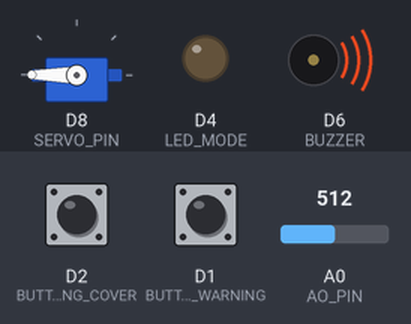
This sketch was run on a simulated ESP8266 (Wemos D1 mini). Parts: servo, output pins drawn as LEDs (lit = HIGH), buzzer (waves = sounding, pin HIGH). Inputs (shaded band) come from the test bench; at power-on: D1 (BUTTON_WARNING) HIGH, A0 (AO_PIN) = 512, D2 (BUTTON_CONTROL_CEILING_COVER) HIGH. WiFi joins after 1.5 s; servers stay silent unless stated; pins used as bus, display or sensor lines are not drawn; what the sketch prints to the serial monitor is not drawn.

Above: at 3.1 s.
3.2 s: D1 (BUTTON_WARNING) pulled LOW for 0.15 s
At 4.5 s:
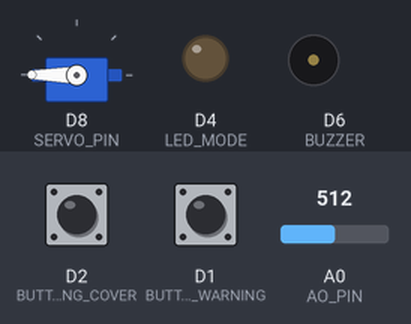
5.4 s: A0 (AO_PIN) set to 900
9.6 s: D1 (BUTTON_WARNING) pulled LOW for 1 s
At 10.7 s:
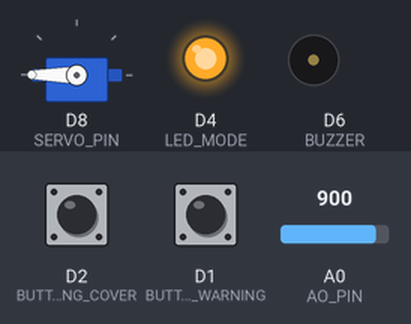
12.8 s: A0 (AO_PIN) set to 765
14.3 s: A0 (AO_PIN) set to 738
At 15.4 s:
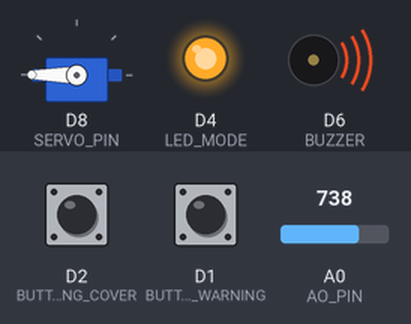
16.4 s: D2 (BUTTON_CONTROL_CEILING_COVER) pulled LOW for 0.15 s
At 16.8 s:
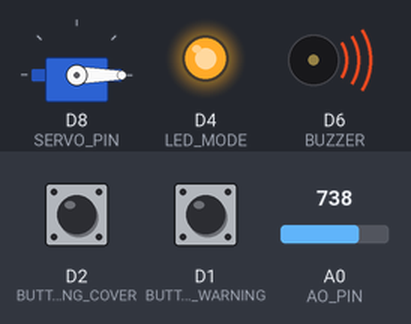
Timing chart, 0 to 19.4 s (numbered marks = the images above; inputs shaded):
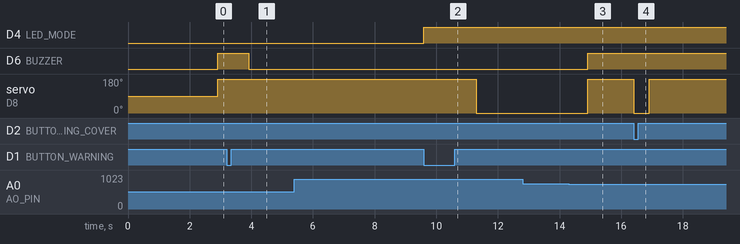

Measured:
- the behaviour switches between 750 and 749 on A0 (AO_PIN) (found by bisection; images 2 and 3)
- after the input at 3.2 s, D6 (BUZZER): HIGH → LOW after 0.71 s
- after the input at 5.4 s, every drawn part: stays the same
- after the input at 9.6 s, D4 (LED_MODE): LOW → HIGH at once
- after the input at 12.8 s, every drawn part: stays the same
- after the input at 14.3 s, D6 (BUZZER): LOW → HIGH after 0.61 s; servo on D8 (SERVO_PIN): 0° → 180° after 0.62 s
- after the input at 16.4 s, servo on D8 (SERVO_PIN): 180° → 0° at once, → 180° 0.51 s later

The sketch:

rainDetection.ino
```cpp
#define BLYNK_TEMPLATE_ID "TMPL6CL2hWjcK"
#define BLYNK_TEMPLATE_NAME "Rain Detection"

#define BLYNK_FIRMWARE_VERSION "1.3.2"
#define BLYNK_PRINT Serial
#define APP_DEBUG
#define USE_NODE_MCU_BOARD

#include "BlynkEdgent.h"
#include <Servo.h>
Servo myServo;
BlynkTimer timer;
int timerID1, timerID2;

int rainValue, pos;
int mucCanhBao = 750;
boolean buttonRunModeState = HIGH;
boolean buttonControlCeilingControlState = HIGH;
boolean runMode = 1;             // 1/0: bật/tắt chế độ cảnh báo
boolean isAlert = 0;             // 1/0: hoạt động, ko hoạt động
boolean isOpenCeilingCover = 1;  // 1/0: trạng thái mở/đóng màn che
WidgetLED led(V0);

#define BUTTON_WARNING D1                // button tắt bật chế độ cảnh bảo
#define BUTTON_CONTROL_CEILING_COVER D2  // điều khiển màn che thủ công
#define LED_MODE D4                      // Đèn báo hiệu khi chế độ cảnh báo được bật
#define BUZZER D6                        // Loa cảnh báo
#define POWER_PIN_RAIN_SENSOR D7         // Chân cấp nguồn cho cảm biến mưa
#define AO_PIN A0                        // Chân đọc giá trị từ cảm biến mưa 0->1024
#define SERVO_PIN D8                     // Chân điều khiển servo

#define RAINVALUE V1
#define MUCCANHBAO V2
#define RUNMODE V3
#define SERVO V4

char messageBuffer[100];  // Buffer for formatted message

void setup() {
  Serial.begin(115200);
  delay(100);

  pinMode(BUTTON_WARNING, INPUT_PULLUP);
  pinMode(BUTTON_CONTROL_CEILING_COVER, INPUT_PULLUP);
  pinMode(LED_MODE, OUTPUT);
  pinMode(BUZZER, OUTPUT);
  pinMode(POWER_PIN_RAIN_SENSOR, OUTPUT);
  digitalWrite(BUZZER, LOW);  // Tắt buzzer
  digitalWrite(LED_MODE, LOW);

  myServo.attach(SERVO_PIN);

  BlynkEdgent.begin();  // bắt đầu quá trình kết nối và cấu hình Blynk Edgent, cho phép thiết bị kết nối và làm việc với Blynk IoT Platform.
  timerID1 = timer.setInterval(1000L, handleTimerID1);
  // Sau mỗi 1s thì hàm handleTimerID1 sẽ được gọi
}

void loop() {
  BlynkEdgent.run();  // để xử lý các sự kiện liên quan đến kết nối và giao tiếp với Blynk IoT Platform,
  timer.run();        // để quản lý và thực hiện các hành động được đặt lịch trình bằng Blynk Timer.

  if (digitalRead(BUTTON_WARNING) == LOW) {
    if (buttonRunModeState == HIGH) {
      buttonRunModeState = LOW;
      runMode = !runMode;
      digitalWrite(LED_MODE, runMode);

      if (runMode) {
        Serial.println("Chế độ cảnh báo đang bật.");
      } else {
        Serial.println("Chế độ cảnh báo đang tắt.");
      }
      Blynk.virtualWrite(RUNMODE, runMode);
    }
  } else {
    buttonRunModeState = HIGH;
  }

  if (digitalRead(BUTTON_CONTROL_CEILING_COVER) == LOW) {
    if (buttonControlCeilingControlState == HIGH) {
      buttonControlCeilingControlState = LOW;
      controlCeilingCover();
      Blynk.virtualWrite(SERVO, isOpenCeilingCover);
    }
  } else {
    buttonControlCeilingControlState = HIGH;
  }
}

void handleTimerID1() {
  digitalWrite(POWER_PIN_RAIN_SENSOR, HIGH);  // cấp nguồn cho rain cảm biến mưa
  delay(10);
  rainValue = analogRead(AO_PIN);
  Serial.print("Rain value: ");
  Serial.println(rainValue);
  digitalWrite(POWER_PIN_RAIN_SENSOR, LOW);
  Blynk.virtualWrite(RAINVALUE, rainValue);

  if (led.getValue()) {
    led.off();
  } else {
    led.on();
  }

  if (runMode == 1) {
    onAlert();
  } else {
    offAlert();
  }
}

void onAlert() {
  if (rainValue < mucCanhBao) {
    if (isAlert == 0) {
      isAlert = 1;
      sprintf(messageBuffer, "Cảnh báo! Lượng mưa = %d vượt quá mức cho phép!", rainValue);
      Blynk.logEvent("canhbao", messageBuffer);
      digitalWrite(BUZZER, HIGH);
      Serial.println("Đã bật cảnh báo!");

      // Thiết lập một timer với ID là timerID2 để kiểm tra lại lượng mưa sau một khoảng thời gian 10 giây (10,000 ms) và gọi hàm handleTimerID2() để xử lý.
      timerID2 = timer.setInterval(10000L, handleTimerID2);
    }

    if (isOpenCeilingCover == 1) {
      for (int pos = 0; pos <= 180; pos += 5) {
        myServo.write(pos);
        delay(0);
      }
      isOpenCeilingCover = 0;
    }

    Blynk.virtualWrite(SERVO, isOpenCeilingCover);
  }
}

void offAlert() {
  digitalWrite(BUZZER, LOW);
  Serial.println("Chế độ cảnh báo đang tắt!");
  digitalWrite(LED_MODE, LOW);
  isAlert = 0;
}
void handleTimerID2() {
  if (rainValue > mucCanhBao) {  // ko mưa
    if (isAlert) {               // nếu cảnh báo đang hoạt động thì tắt cảnh báo
      isAlert = 0;
      digitalWrite(BUZZER, LOW);
      Serial.println("Đã tắt loa cảnh báo!");
    }

    if (!isOpenCeilingCover) {  // nếu màn che đang đóng thì mở màn che ra
      isOpenCeilingCover = 1;
      for (pos = 180; pos >= 0; pos -= 5) {
        myServo.write(pos);
        delay(0);
      }
    }
    Blynk.virtualWrite(SERVO, isOpenCeilingCover);
  }
}

// Được sử dụng để đồng bộ hóa trạng thái của các nút ảo trên ứng dụng Blynk với trạng thái hiện tại của thiết bị.
BLYNK_CONNECTED() {
  Blynk.syncVirtual(RUNMODE, MUCCANHBAO, SERVO);
}

// hàm này được sử dụng để cập nhật giá trị của biến mucCanhbao và in ra giá trị mới đó.
BLYNK_WRITE(MUCCANHBAO) {
  mucCanhBao = param.asInt();
  Serial.println("Mức cảnh báo hiện tại: ");
  Serial.println(mucCanhBao);
}

BLYNK_WRITE(RUNMODE) {
  runMode = param.asInt();
  Serial.print("runMode: ");
  Serial.println(runMode);
  digitalWrite(LED_MODE, runMode);
}

// cập nhật giá trị của biến isOpenCeilingCover dựa trên giá trị của nút ảo SERVO từ ứng dụng Blynk
BLYNK_WRITE(SERVO) {
  isOpenCeilingCover = !param.asInt();
  controlCeilingCover();
}

void controlCeilingCover() {
  if (isOpenCeilingCover) {  // kiểm tra trạng thái của màn che trước khi đóng màn che
    for (pos = 0; pos <= 180; pos += 5) {
      myServo.write(pos);
      delay(0);
    }
    isOpenCeilingCover = 0;
  } else {  // kiểm tra trạng thái trước khi mở màn che
    for (pos = 180; pos >= 0; pos -= 5) {
      myServo.write(pos);
      delay(0);
    }
    isOpenCeilingCover = 1;
  }
}
```
